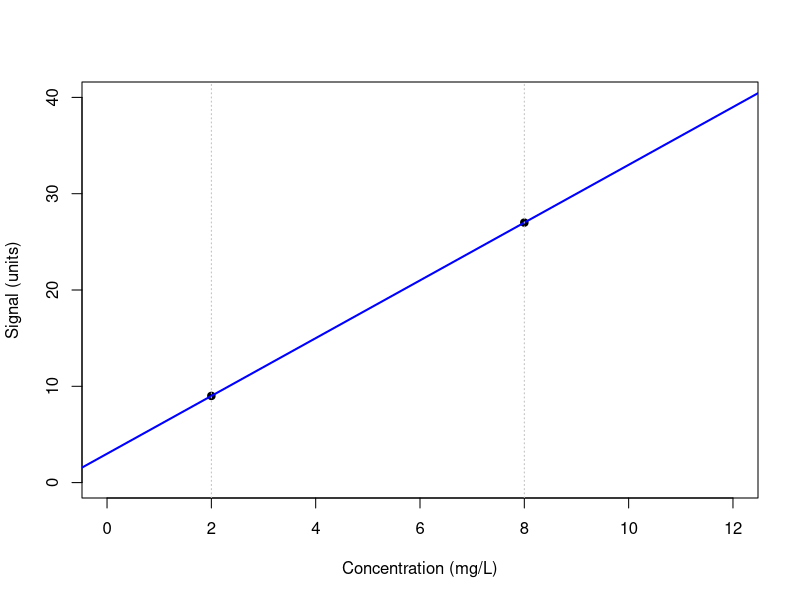
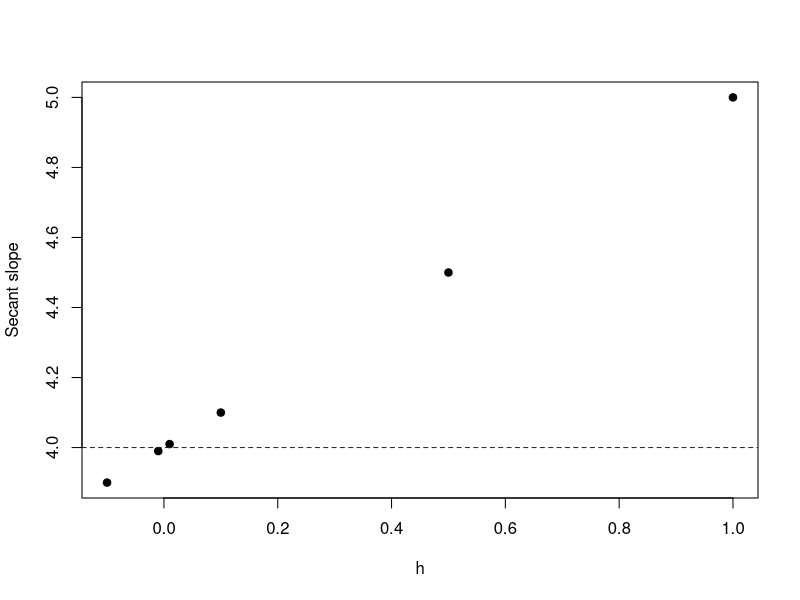

Write the R code that produced these figures, in order.
# Chapter 3: Laboratory A - calibration
concentration <- c(2,8)
signal <- c(9,27)
m <- diff(signal)/diff(concentration)
b <- signal[1]-m*concentration[1]
print(c(slope=m, intercept=b, signal_at_5=m*5+b))
png('chapter03_calibration_R.png')
plot(concentration,signal,pch=19,xlim=c(0,12),ylim=c(0,40),xlab='Concentration (mg/L)',ylab='Signal (units)')
abline(a=b,b=m,col='blue',lwd=2)
abline(v=c(2,8),lty=3,col='gray')
dev.off()

# Laboratory B - mixture system
A <- matrix(c(1,1,4,10),nrow=2,byrow=TRUE)
rhs <- c(20,140)
sol <- solve(A,rhs)
print(sol)
print(A %*% sol-rhs)
print(det(A))

# Laboratory C - secant slopes
h <- c(1,0.5,0.1,0.01,-0.01,-0.1)
slopes <- ((2+h)^2-4)/h
print(data.frame(h,slopes))
png('chapter03_secants_R.png')
plot(h,slopes,pch=19,xlab='h',ylab='Secant slope')
abline(h=4,lty=2,col='blue')
dev.off()
